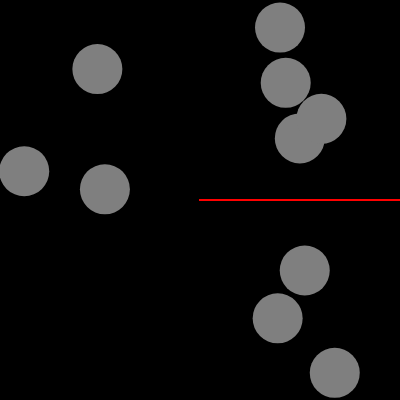
Frame 1 (no input)
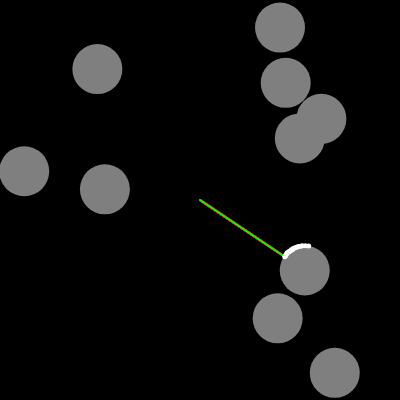
Frame 60 (no input)
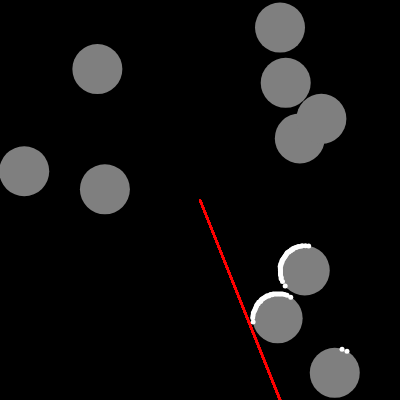
Frame 120 (the mouse pressed at the canvas centre since frame 60)

The p5.js sketch that drew these frames (run headless with seeded random() and noise() and a simulated clock; from frame 60 on, the mouse is pressed at the canvas centre):

// p5.js sketch
// ── sketch.js
var circles = [];
var dots = [];

var a = 0;
var inc = 0.01;

function setup(){
  createCanvas(400, 400);
  for(var i=0;i<10;i++){
    circles.push(new Circle(random(width), random(height), 25));
  }
}

function draw(){
  background(0);
  circles.forEach(c=>
    c.show()
  );
  var start = createVector(width/2, height/2);
  var end = p5.Vector.fromAngle(a, height).add(start);
  var distance = dist(start.x, start.y, end.x, end.y);
  var normal = p5.Vector.sub(end, start).normalize();
  for(var l=0;l<distance;l++){
    var checkPoint = p5.Vector.mult(normal, l).add(start);
    var res = false;
    circles.forEach(c=>{
      if(c.contains(checkPoint.x, checkPoint.y)){
        res = true;
      }
    });
    push();
    stroke(!res*255, res*255, 0);
    strokeWeight(2);
    line(start.x, start.y, checkPoint.x, checkPoint.y);
    pop();
    if(res){
      dots.push(checkPoint);
      break;
    }
  }
  dots.forEach(d=>{
    push();
    stroke(255);
    strokeWeight(5);
    point(d.x, d.y);
    pop();
  });
  a+=inc;
  if(frameRate()<30){
    for(var i=0;i<5;i++){
      dots.shift();
    }
  }
}

// ── circle.js
class Circle{
  constructor(x, y, r){
    this.pos = createVector(x, y);
    this.r = r;
  }

  contains(x, y){
    var d = dist(this.pos.x, this.pos.y, x, y);
    return d<this.r;
  }

  show(){
    push();
    translate(this.pos.x, this.pos.y);
    noStroke();
    fill(127);
    circle(0, 0, this.r*2);
    pop();
  }
}
